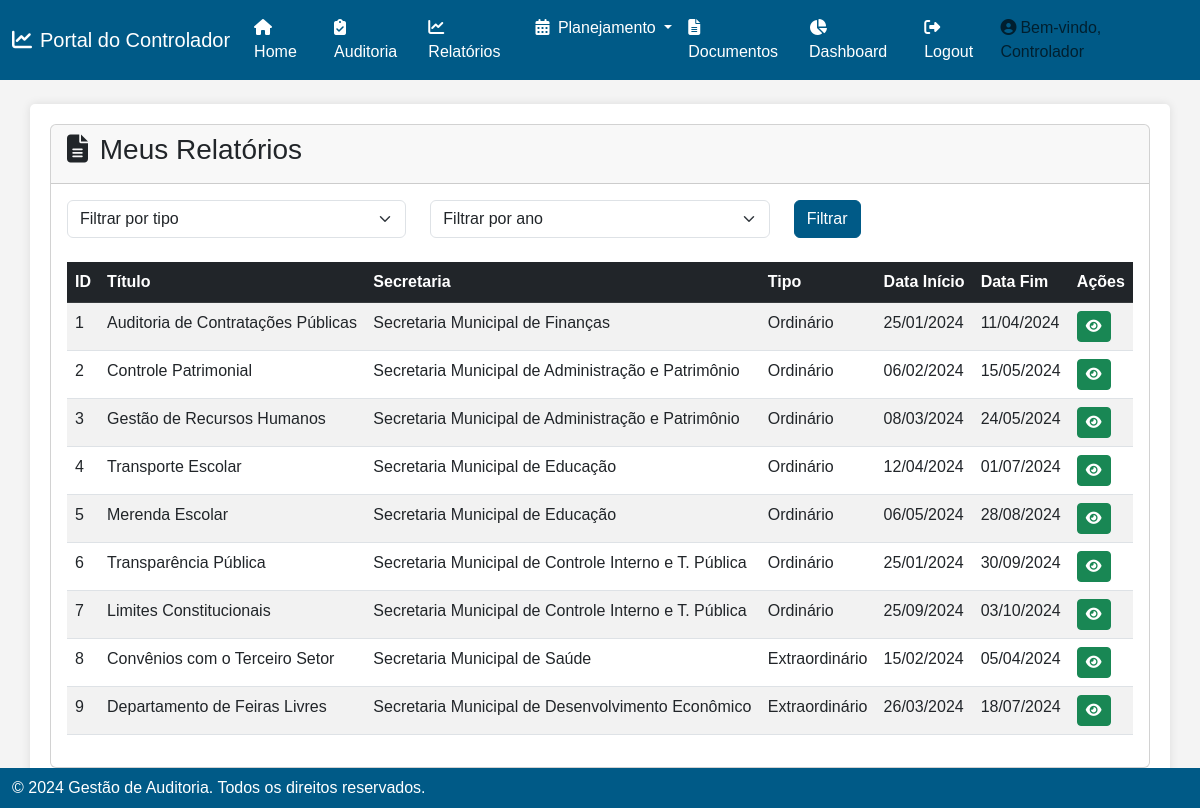
The page /meus-relatorios-cgm (signed in) on the database its author committed.
### app.py (models this page shows)
class Relatorio(db.Model):
    id = db.Column(db.Integer, primary_key=True)
    titulo = db.Column(db.String(100), nullable=False)
    departamento = db.Column(db.String(50), nullable=False)
    tipo = db.Column(db.String(50), nullable=False)
    data_inicio = db.Column(db.Date, nullable=False)
    data_fim = db.Column(db.Date, nullable=False)
    arquivo_pdf = db.Column(db.String(200))
    data_criacao = db.Column(db.DateTime, default=db.func.current_timestamp())
    data_atualizacao = db.Column(db.DateTime, default=db.func.current_timestamp(), onupdate=db.func.current_timestamp())
    def to_dict(self):
        return {
            'id': self.id,
            'titulo': self.titulo,
            'departamento': self.departamento,
            'tipo': self.tipo,
            'data_inicio': self.data_inicio.strftime('%d/%m/%Y') if self.data_inicio else '',
            'data_fim': self.data_fim.strftime('%d/%m/%Y') if self.data_fim else '',
            'arquivo_pdf': self.arquivo_pdf,
            'data_criacao': self.data_criacao.strftime('%d/%m/%Y %H:%M:%S') if self.data_criacao else '',
            'data_atualizacao': self.data_atualizacao.strftime('%d/%m/%Y %H:%M:%S') if self.data_atualizacao else ''
        }

### app.py (the view, shortened to what this page needs)
@app.route('/meus-relatorios-cgm', methods=['GET', 'POST'])
def meus_relatorios_cgm():
    if 'logged_in' not in session:
        return redirect(url_for('login'))
    tipo_filtrado = request.args.get('tipo', None)
    ano_filtrado = request.args.get('ano', None)
    query = Relatorio.query
    if tipo_filtrado:
        query = query.filter(Relatorio.tipo == tipo_filtrado)
    if ano_filtrado:
        query = query.filter(db.extract('year', Relatorio.data_fim) == int(ano_filtrado))
    relatorios = query.all()
    anos = {relatorio.data_fim.year for relatorio in relatorios if relatorio.data_fim}
    tipos_unicos = {relatorio.tipo for relatorio in Relatorio.query.all()}
    relatorios_dict = [relatorio.to_dict() for relatorio in relatorios]
    return render_template('cgm/meus_relatorios.html', relatorios=relatorios_dict, tipos=tipos_unicos, anos=sorted(anos))

### templates/cgm/meus_relatorios.html (shortened to what this page needs)
{% extends 'base_cgm.html' %}
{% block content %}
<div class="card">
    <div class="card-header">
        <h3><i class="fas fa-file-alt me-1"></i> Meus Relatórios</h3>
    </div>
    <div class="card-body">
        <form method="get" action="{{ url_for('meus_relatorios_cgm') }}" class="mb-4">
            <div class="row gy-3">
                <div class="col-md-4">
                    <select name="tipo" class="form-select">
                        <option value="">Filtrar por tipo</option>
                    </select>
                </div>
                <div class="col-md-4">
                    <select name="ano" class="form-select">
                        <option value="">Filtrar por ano</option>
                    </select>
                </div>
                <div class="col-md-4 d-flex align-items-end">
                    <button type="submit" class="btn btn-primary me-2">Filtrar</button>
                </div>
            </div>
        </form>
        <div class="table-responsive">
            <table class="table table-striped">
                <thead class="table-dark">
                    <tr>
                        <th>ID</th>
                        <th>Título</th>
                        <th>Secretaria</th>
                        <th>Tipo</th>
                        <th>Data Início</th>
                        <th>Data Fim</th>
                        <th>Ações</th>
                    </tr>
                </thead>
                <tbody>
                    {% for relatorio in relatorios %}
                        <tr>
                            <td>{{ relatorio.id }}</td>
                            <td>{{ relatorio.titulo }}</td>
                            <td>{{ secretarias[relatorio.departamento] }}</td>
                            <td>{{ relatorio.tipo }}</td>
                            <td>{{ relatorio.data_inicio }}</td>
                            <td>{{ relatorio.data_fim }}</td>
                            <td class="d-flex gap-2">
                                {% if relatorio.arquivo_pdf %}
                                    <a href="{{ url_for('visualizar_relatorio_cgm', filename=relatorio.arquivo_pdf) }}" class="btn btn-sm btn-success"><i class="fas fa-eye"></i></a>
                                {% else %}
                                    <span class="text-muted">Nenhum arquivo</span>
                                {% endif %}
                            </td>
                        </tr>
                    {% endfor %}
                </tbody>
            </table>
        </div>
    </div>
</div>
{% endblock %}

### templates/base_cgm.html (style rules this page uses)
body { font-family: Arial, sans-serif; background-color: #f4f4f4; }
.btn-primary { background-color: #005a87; border-color: #005a87; }
.card { margin-bottom: 20px; }

### rows shown on the page
Relatorio: id "1", titulo "Auditoria de Contratações Públicas", departamento "Secretaria Municipal de Finanças", tipo "Ordinário", data_inicio "25/01/2024", data_fim "11/04/2024"
Relatorio: id "2", titulo "Controle Patrimonial", departamento "Secretaria Municipal de Administração e Patrimônio", tipo "Ordinário", data_inicio "06/02/2024", data_fim "15/05/2024"
Relatorio: id "3", titulo "Gestão de Recursos Humanos", departamento "Secretaria Municipal de Administração e Patrimônio", tipo "Ordinário", data_inicio "08/03/2024", data_fim "24/05/2024"
Relatorio: id "4", titulo "Transporte Escolar", departamento "Secretaria Municipal de Educação", tipo "Ordinário", data_inicio "12/04/2024", data_fim "01/07/2024"
Relatorio: id "5", titulo "Merenda Escolar", departamento "Secretaria Municipal de Educação", tipo "Ordinário", data_inicio "06/05/2024", data_fim "28/08/2024"
Relatorio: id "6", titulo "Transparência Pública", departamento "Secretaria Municipal de Controle Interno e T. Pública", tipo "Ordinário", data_inicio "25/01/2024", data_fim "30/09/2024"
Relatorio: id "7", titulo "Limites Constitucionais", departamento "Secretaria Municipal de Controle Interno e T. Pública", tipo "Ordinário", data_inicio "25/09/2024", data_fim "03/10/2024"
Relatorio: id "8", titulo "Convênios com o Terceiro Setor", departamento "Secretaria Municipal de Saúde", tipo "Extraordinário", data_inicio "15/02/2024", data_fim "05/04/2024"
Relatorio: id "9", titulo "Departamento de Feiras Livres", departamento "Secretaria Municipal de Desenvolvimento Econômico", tipo "Extraordinário", data_inicio "26/03/2024", data_fim "18/07/2024"
